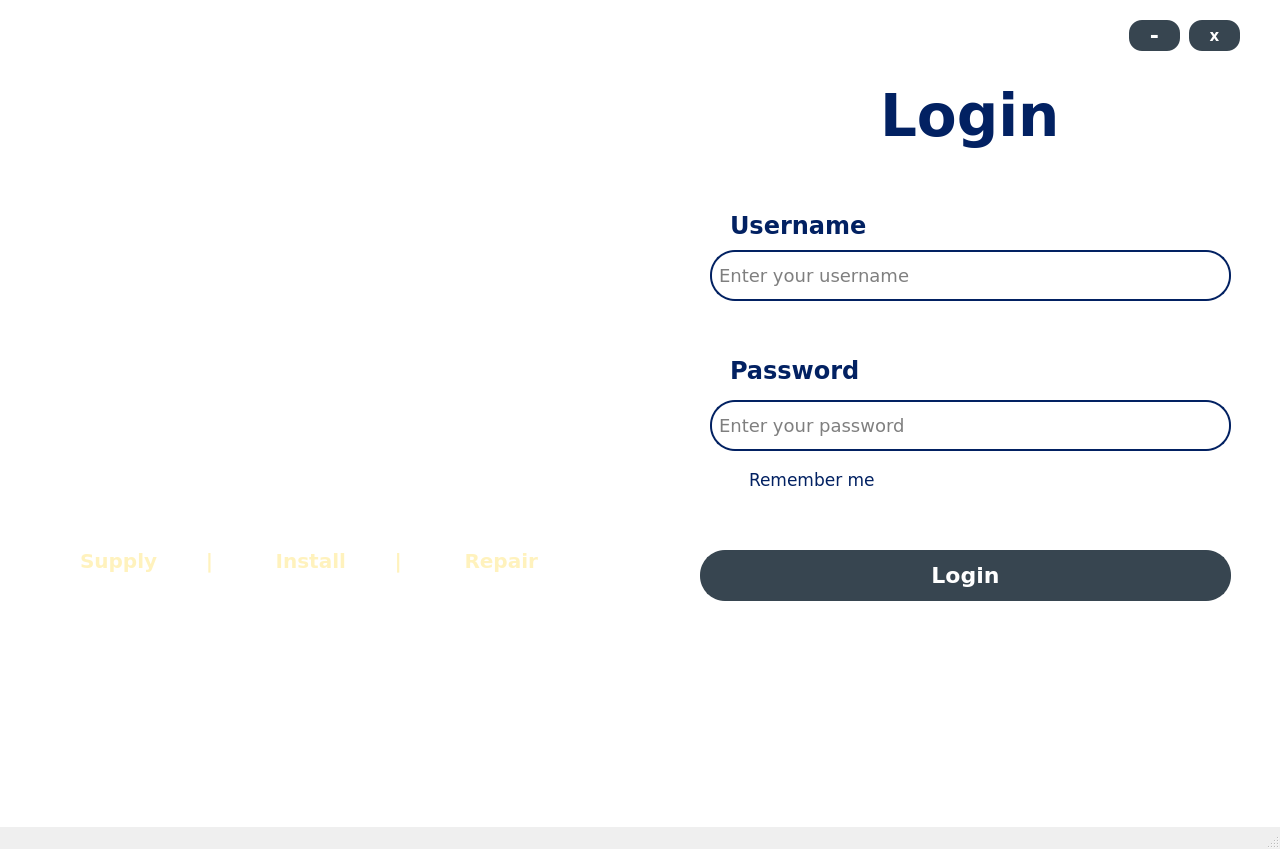
<?xml version="1.0" encoding="UTF-8"?>
<ui version="4.0">
 <class>CashrLOGIN</class>
 <widget class="QMainWindow" name="CashrLOGIN">
  <property name="geometry">
   <rect>
    <x>0</x>
    <y>0</y>
    <width>1280</width>
    <height>849</height>
   </rect>
  </property>
  <property name="windowTitle">
   <string>MainWindow</string>
  </property>
  <widget class="QWidget" name="centralwidget">
   <property name="styleSheet">
    <string notr="true">background-color: white;</string>
   </property>
   <widget class="QLabel" name="PIC">
    <property name="geometry">
     <rect>
      <x>0</x>
      <y>0</y>
      <width>1291</width>
      <height>791</height>
     </rect>
    </property>
    <property name="minimumSize">
     <size>
      <width>100</width>
      <height>40</height>
     </size>
    </property>
    <property name="text">
     <string/>
    </property>
    <property name="pixmap">
     <pixmap resource="resources.qrc">:/images/PIC_log_sign_in.png</pixmap>
    </property>
    <property name="scaledContents">
     <bool>true</bool>
    </property>
   </widget>
   <widget class="QLabel" name="label">
    <property name="geometry">
     <rect>
      <x>130</x>
      <y>120</y>
      <width>411</width>
      <height>251</height>
     </rect>
    </property>
    <property name="styleSheet">
     <string notr="true">background-color: transparent;</string>
    </property>
    <property name="text">
     <string/>
    </property>
    <property name="pixmap">
     <pixmap resource="resources.qrc">:/images/JJLOGO.png</pixmap>
    </property>
    <property name="scaledContents">
     <bool>true</bool>
    </property>
   </widget>
   <widget class="QLabel" name="label_2">
    <property name="geometry">
     <rect>
      <x>880</x>
      <y>70</y>
      <width>181</width>
      <height>91</height>
     </rect>
    </property>
    <property name="font">
     <font>
      <family>Verdana</family>
      <pointsize>-1</pointsize>
      <weight>87</weight>
      <bold>true</bold>
     </font>
    </property>
    <property name="styleSheet">
     <string notr="true">color: #022162;
font-size: 58px;
font-weight: 700;
font-family: &quot;Verdana&quot;, sans-serif; 
background: transparent;</string>
    </property>
    <property name="text">
     <string>Login</string>
    </property>
    <property name="scaledContents">
     <bool>true</bool>
    </property>
   </widget>
   <widget class="QLabel" name="label_3">
    <property name="geometry">
     <rect>
      <x>730</x>
      <y>200</y>
      <width>151</width>
      <height>51</height>
     </rect>
    </property>
    <property name="font">
     <font>
      <family>Verdana</family>
      <pointsize>-1</pointsize>
      <weight>87</weight>
      <bold>true</bold>
     </font>
    </property>
    <property name="styleSheet">
     <string notr="true">color: #022162;
font-size: 24px;
font-weight: 700;
font-family: &quot;Verdana&quot;, sans-serif; 
background: transparent;</string>
    </property>
    <property name="text">
     <string>Username</string>
    </property>
    <property name="scaledContents">
     <bool>true</bool>
    </property>
   </widget>
   <widget class="QLabel" name="label_4">
    <property name="geometry">
     <rect>
      <x>730</x>
      <y>340</y>
      <width>151</width>
      <height>61</height>
     </rect>
    </property>
    <property name="font">
     <font>
      <family>Verdana</family>
      <pointsize>-1</pointsize>
      <weight>87</weight>
      <bold>true</bold>
     </font>
    </property>
    <property name="styleSheet">
     <string notr="true">color: #022162;
font-size: 24px;
font-weight: 700;
font-family: &quot;Verdana&quot;, sans-serif; 
background: transparent;</string>
    </property>
    <property name="text">
     <string>Password</string>
    </property>
    <property name="scaledContents">
     <bool>true</bool>
    </property>
   </widget>
   <widget class="QLineEdit" name="cashr_login_usrname">
    <property name="geometry">
     <rect>
      <x>710</x>
      <y>250</y>
      <width>521</width>
      <height>51</height>
     </rect>
    </property>
    <property name="minimumSize">
     <size>
      <width>100</width>
      <height>40</height>
     </size>
    </property>
    <property name="font">
     <font>
      <family>Verdana</family>
      <pointsize>-1</pointsize>
     </font>
    </property>
    <property name="styleSheet">
     <string notr="true">border: 2px solid #022162; 
border-radius: 25px; 
padding: 5px;
font-size: 18px;
font-family: &quot;Verdana&quot;, sans-serif; </string>
    </property>
    <property name="placeholderText">
     <string>Enter your username</string>
    </property>
   </widget>
   <widget class="QLineEdit" name="cashr_login_password">
    <property name="geometry">
     <rect>
      <x>710</x>
      <y>400</y>
      <width>521</width>
      <height>51</height>
     </rect>
    </property>
    <property name="minimumSize">
     <size>
      <width>100</width>
      <height>40</height>
     </size>
    </property>
    <property name="font">
     <font>
      <family>Verdana</family>
      <pointsize>-1</pointsize>
     </font>
    </property>
    <property name="styleSheet">
     <string notr="true">border: 2px solid #022162; 
border-radius: 25px; 
padding: 5px;
font-size: 18px;
font-family: &quot;Verdana&quot;, sans-serif; </string>
    </property>
    <property name="placeholderText">
     <string>Enter your password</string>
    </property>
   </widget>
   <widget class="QCheckBox" name="checkBox_CASHIEREMEMBERME">
    <property name="geometry">
     <rect>
      <x>730</x>
      <y>470</y>
      <width>191</width>
      <height>20</height>
     </rect>
    </property>
    <property name="font">
     <font>
      <family>Verdana</family>
      <pointsize>-1</pointsize>
     </font>
    </property>
    <property name="styleSheet">
     <string notr="true">color: #022162;
font-size: 17px;
font-family: &quot;Verdana&quot;, sans-serif; 
background: transparent;</string>
    </property>
    <property name="text">
     <string>Remember me</string>
    </property>
   </widget>
   <widget class="QPushButton" name="pushButton_CASHIERLOGIN">
    <property name="geometry">
     <rect>
      <x>700</x>
      <y>550</y>
      <width>531</width>
      <height>51</height>
     </rect>
    </property>
    <property name="minimumSize">
     <size>
      <width>100</width>
      <height>40</height>
     </size>
    </property>
    <property name="font">
     <font>
      <family>Verdana</family>
      <pointsize>-1</pointsize>
      <weight>87</weight>
      <bold>true</bold>
     </font>
    </property>
    <property name="styleSheet">
     <string notr="true">border: 2px solid #374550; 
border-radius: 25px; 
padding: 5px; 
font-size: 22px;
font-weight: 700;
font-family: &quot;Verdana&quot;, sans-serif; 
background-color: #374550; 
color: white;</string>
    </property>
    <property name="text">
     <string>Login</string>
    </property>
   </widget>
   <widget class="QLabel" name="label_5">
    <property name="geometry">
     <rect>
      <x>60</x>
      <y>390</y>
      <width>531</width>
      <height>51</height>
     </rect>
    </property>
    <property name="font">
     <font>
      <family>Verdana</family>
      <pointsize>-1</pointsize>
      <weight>87</weight>
      <bold>true</bold>
     </font>
    </property>
    <property name="styleSheet">
     <string notr="true">color: #ffffff;
font-size: 27px;
font-weight: 700;
font-family: &quot;Verdana&quot;, sans-serif; 
background: transparent;
</string>
    </property>
    <property name="text">
     <string>J &amp; J Roofsteel and Gutter Supply</string>
    </property>
    <property name="scaledContents">
     <bool>true</bool>
    </property>
    <property name="alignment">
     <set>Qt::AlignCenter</set>
    </property>
   </widget>
   <widget class="QLabel" name="label_7">
    <property name="geometry">
     <rect>
      <x>160</x>
      <y>440</y>
      <width>321</width>
      <height>41</height>
     </rect>
    </property>
    <property name="font">
     <font>
      <family>Verdana</family>
      <pointsize>-1</pointsize>
      <weight>87</weight>
      <bold>true</bold>
     </font>
    </property>
    <property name="styleSheet">
     <string notr="true">color: #ffffff;
font-size: 23px;
font-weight: 700;
font-family: &quot;Verdana&quot;, sans-serif; 
background: transparent;
</string>
    </property>
    <property name="text">
     <string>Moalboal Branch</string>
    </property>
    <property name="scaledContents">
     <bool>true</bool>
    </property>
    <property name="alignment">
     <set>Qt::AlignCenter</set>
    </property>
   </widget>
   <widget class="QLabel" name="label_8">
    <property name="geometry">
     <rect>
      <x>80</x>
      <y>540</y>
      <width>481</width>
      <height>41</height>
     </rect>
    </property>
    <property name="font">
     <font>
      <family>Verdana</family>
      <pointsize>-1</pointsize>
      <weight>87</weight>
      <bold>true</bold>
     </font>
    </property>
    <property name="styleSheet">
     <string notr="true">color: #fff2bd; 
font-size: 20px; 
font-weight: 700;
font-family: &quot;Verdana&quot;, sans-serif; 
background: transparent; 
</string>
    </property>
    <property name="text">
     <string>Supply       |         Install       |         Repair    </string>
    </property>
   </widget>
   <widget class="QPushButton" name="pushButton_3">
    <property name="geometry">
     <rect>
      <x>1129</x>
      <y>20</y>
      <width>51</width>
      <height>31</height>
     </rect>
    </property>
    <property name="minimumSize">
     <size>
      <width>40</width>
      <height>10</height>
     </size>
    </property>
    <property name="font">
     <font>
      <family>Verdana</family>
      <pointsize>-1</pointsize>
      <weight>87</weight>
      <bold>true</bold>
     </font>
    </property>
    <property name="styleSheet">
     <string notr="true">border-radius: 13px; 
padding: 1px; 
font-size: 22px;
font-weight: 700;
font-family: &quot;Verdana&quot;, sans-serif; 
background-color: #374550; 
color: white;</string>
    </property>
    <property name="text">
     <string>-</string>
    </property>
   </widget>
   <widget class="QPushButton" name="pushButton_4">
    <property name="geometry">
     <rect>
      <x>1189</x>
      <y>20</y>
      <width>51</width>
      <height>31</height>
     </rect>
    </property>
    <property name="minimumSize">
     <size>
      <width>40</width>
      <height>10</height>
     </size>
    </property>
    <property name="font">
     <font>
      <family>Verdana</family>
      <pointsize>-1</pointsize>
      <weight>87</weight>
      <bold>true</bold>
     </font>
    </property>
    <property name="styleSheet">
     <string notr="true">border-radius: 13px; 
padding: 1px; 
font-size: 15px;
font-weight: 700;
font-family: &quot;Verdana&quot;, sans-serif; 
background-color: #374550; 
color: white;</string>
    </property>
    <property name="text">
     <string>x</string>
    </property>
   </widget>
  </widget>
  <widget class="QMenuBar" name="menubar">
   <property name="geometry">
    <rect>
     <x>0</x>
     <y>0</y>
     <width>1280</width>
     <height>26</height>
    </rect>
   </property>
  </widget>
  <widget class="QStatusBar" name="statusbar"/>
 </widget>
 <resources>
  <include location="resources.qrc"/>
 </resources>
 <connections/>
</ui>
